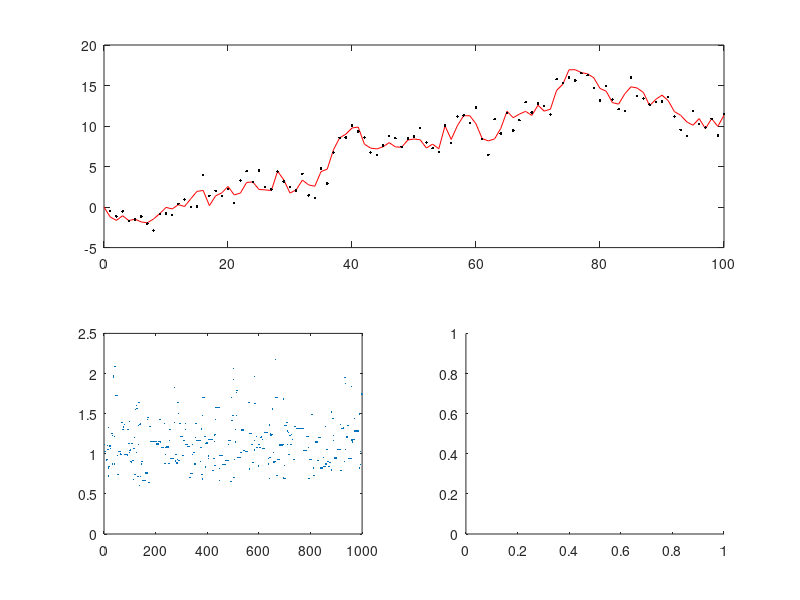

Here is the MATLAB script that generated this plot: (Note: this script raises an error after producing the figure.)
function example12_1
% example 12.1, estimation of noise covariance for Gaussian random walk

%% generate the data
rng('default'); rng(0);
nk=100;
x0=0; Q=1; R=1;
X=zeros(1,nk);Y=zeros(1,nk);
x=x0;
for k=1:nk
    x=x+sqrt(Q)*randn; X(k)=x;
    Y(k)=x+sqrt(R)*randn;
end
figure(1)
subplot(211)
plot(0:nk,[x0,X],'r-',1:nk,Y,'k.')
phiT=@(theta) phi(theta,Y);

%% Maximum A-posteriori (MAP) estimate using optimisation
R_MAP=fminsearch(phiT,0.5)   % incorrect initial guess
R_MAP1=fminunc(phiT,0.5)
R_MAP2=fminbnd(phiT,0.1,10)

%% Robust Adaptive Metropolis algorithm
N=1000;                              % number of samples
Nburnin=100;                         % how many initial samples to discard
theta_prev=1;                        % initialise the sample path
Sigma=0.5*eye(length(theta_prev));   % variance of Metropolis step
gamma=0.75; alpha_target=0.234;      % RAM adaptation parameters
accept_count=0;                      % initialise the counter
theta=zeros(length(theta_prev),N);   % preallocation
phi_prev=phiT(theta_prev);
S=chol(Sigma,'lower');
for i=1:N
    r=randn(size(x0));
    theta_prop=theta_prev+S*r;       % proposed sample
    phi_prop=phiT(theta_prop);
    alpha=min(1,exp(phi_prev-phi_prop));
    if alpha>=rand                   % accept proposal
        accept_count=accept_count+1;
        theta(:,i)=theta_prop;
        theta_prev=theta_prop;
        phi_prev=phi_prop;
    else
        theta(:,i)=theta_prev;
    end
    if i>Nburnin                    % adjust the step covariance
        eta=1/(i-Nburnin)^gamma;
        u=r/norm(r);
        SS=S*(eye(size(S))+eta*(alpha-alpha_target)*(u*u'))*S';
        S=chol(SS,'lower');
    end
end
mMCMC=mean(theta(:,Nburnin:end),2)
Pmcmc=cov(theta(:,Nburnin:end)')
accept_rate=accept_count/N

subplot(223)
plot(1:N,theta,'.','markersize',1)

%% Plot the posterior pdf

subplot(224)
[Rpdf,Rvals]=ksdensity(theta);  % convert RAM histogram to pdf
pp=zeros(size(Rvals));
for iR=1:length(Rvals)
    pp(iR)=exp(-phiT(Rvals(iR)));
end
pp=pp/sum(pp)/diff(Rvals(1:2));   % normalise
plot(Rvals,pp,'--',Rvals,Rpdf,'linewidth',2);
legend('true','RAM')

%% EM algorithm
N_EM=20;           % number of EM iterations
theta_EM=0.5;      % starting guess for R
A=1; H=1; Q=1;     % known model values
theta_EM_iterands=repmat(theta_EM,1,N_EM+1);   % preallocate 
for i=1:N_EM
    [Sigma,Phi,B,C,D]=EMQ_params(theta_EM,Y);
    theta_EM(1)=D-H*B'-B*H'+H*Sigma*H';
    theta_EM_iterands(:,i+1)=theta_EM;
end
theta_EM

figure(2)
subplot(221)
plot(0:N_EM,theta_EM_iterands(1,:),'-o')
axis([0 N_EM 0 1.1])
xlabel('EM iteration'), ylabel('R','rot',0,'horiz','r')

end

function val=phi(theta,Y)
if theta<=0, val=inf; return, end  % because R must be positive
A=1; Q=1; H=1; R=theta; m=0; P=0;
val=0;  % flat prior; any constant will do
for k=1:size(Y,2)
    m=A*m; P=A*P*A'+Q;  % KF prediction
    v=Y(:,k)-H*m; S=H*P*H'+R;
    val=val+0.5*v'/S*v+sum(log(diag(chol(2*pi*S))));
    K=P*H'/S; m=m+K*v; P=P-K*S*K';  % KF update
end
end

function [Sigma,Phi,B,C,D]=EMQ_params(theta,Y)
A=1; Q=1; H=1; R=theta; m0=0; P0=0;
nk=size(Y,2);
kf_m=zeros(1,nk); kf_P=zeros(1,1,nk); % preallocate
m=m0; P=P0;
for k=1:nk % Kalman filter
    kf_m(:,k)=m; kf_P(:,:,k)=P;  % save m & P at time k-1
    m=A*m; P=A*P*A'+Q;
    S=H*P*H'+R;
    K=P*H'/S;
    m=m+K*(Y(:,k)-H*m);
    P=P-K*S*K';
end
Sigma=P+m*m'; Phi=zeros(size(P)); C=zeros(size(P));
B=zeros(size(R)); D=zeros(size(R));
for k=nk-1:-1:0    % RTS smoother
    mp=A*kf_m(:,k+1);
    Pp=A*kf_P(:,:,k+1)*A'+Q;
    G=kf_P(:,:,k+1)*A'/Pp;
    mm=m; PP=P; 
    m=kf_m(:,k+1)+G*(m-mp);
    P=kf_P(:,:,k+1)+G*(P-Pp)*G';
    Phi=Phi+P+m*m';
    B=B+Y(:,k+1)*mm';
    C=C+PP*G'+mm*m';
    D=D+Y(:,k+1)*Y(:,k+1)';
    if k>0, Sigma=Sigma+P+m*m'; end
end
Sigma=Sigma/nk; Phi=Phi/nk; B=B/nk; C=C/nk; D=D/nk;
end



